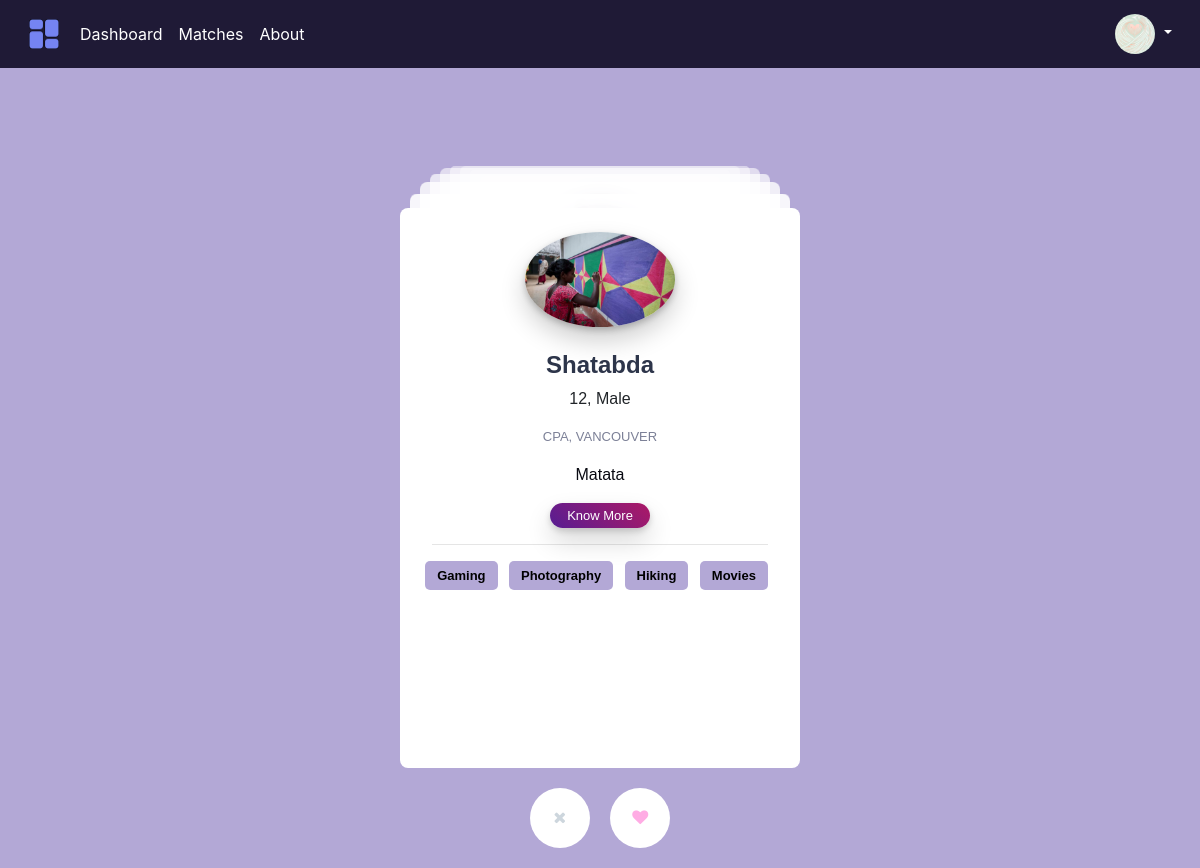
/dashboard, run on the app's committed database.
### tables this page shows
CREATE TABLE users (
                user_id INTEGER PRIMARY KEY AUTOINCREMENT,
                name TEXT,
                birth_date TEXT,
                age INTEGER,
                gender TEXT,
                location TEXT,
                interests TEXT,
                smoking TEXT,
                drinking TEXT,
                zodiac_sign TEXT,
                mbti TEXT,
                profession TEXT,
                height INTEGER,
                bio TEXT,
                profile_pic TEXT
            );

### app.py (the view)
@app.route('/dashboard', methods=['GET', 'POST'])
def dashboard():
    if not is_user_authenticated():
        return redirect(url_for('login'))
    active_user_id = fetch_logged_in_user_id()
    print("User", active_user_id)
    logged_in_user = db.fetch_user(active_user_id)
    print(logged_in_user)
    if logged_in_user is None:
        print("User ID not found. Exiting.")
    print(logged_in_user)
    all_users_df = db.fetch_all_users()
    columns = [
        'user_id', 'name', 'birth_date', 'age', 'gender', 'location',
        'interests', 'smoking', 'drinking', 'zodiac_sign', 'mbti',
        'profession', 'height', 'bio', 'profile_pic'
    ]
    df = pd.DataFrame(all_users_df, columns=columns)
    potential_matches = compute_compatibility_scores(logged_in_user, df)
    recommendations = potential_matches.head(25).to_dict(orient='records')
    for recommendation in recommendations:
        if isinstance(recommendation.get('interests'), str):
            recommendation['interests'] = [interest.strip() for interest in recommendation['interests'].split(',')]
    return render_template('dashboard.html', recommendations=recommendations)

### app.py (called while the page is built)
def fetch_logged_in_user_id():
    return fetch_active_user()

@app.context_processor
def inject_user_id_image():
    logged_in_user = db.fetch_user(fetch_logged_in_user_id())
    if logged_in_user:
        user_profile_pic_url = f"/static/profile_pics/{logged_in_user.profile_pic}" if logged_in_user.profile_pic else "https://via.placeholder.com/40"
        return dict(fetch_logged_in_user_id=fetch_logged_in_user_id, user_profile_pic_url=user_profile_pic_url)
    return dict(fetch_logged_in_user_id=fetch_logged_in_user_id)

### flaskr/UserDatabase.py (called while the page is built)
    def fetch_all_users(self) -> List[User]:
        conn = sqlite3.connect(self.db_file)
        cursor = conn.cursor()
        cursor.execute('SELECT * FROM users')
        all_users = cursor.fetchall()
        conn.close()
        return all_users

### flaskr/active_user.py (called while the page is built)
def fetch_active_user():
    if not os.path.exists(SESSION_FILE):
        return None
    with open(SESSION_FILE, 'r') as file:
        user_id = file.read().strip()
    return user_id if user_id else None

def is_user_authenticated():
    return fetch_active_user() is not None

### flaskr/matching_algorithm.py (called while the page is built)
def get_mbti_score(mbti1, mbti2):
    preferred_matches = MBTI_PAIRS.get(mbti1, [])
    return 1.0 if mbti2 in preferred_matches else 0.0

def get_zodiac_compatibility(zodiac1, zodiac2):
    return ZODIAC_COMPATIBILITY.get((zodiac1, zodiac2),
                                    ZODIAC_COMPATIBILITY.get((zodiac2, zodiac1), 0.0))

def get_smoking_score(smoking1, smoking2):
    return 1.0 if smoking1 == smoking2 else 0.0

def get_drinking_score(drinking1, drinking2):
    return 1.0 if drinking1 == drinking2 else 0.0

### templates/dashboard.html (shortened to what this page needs)
<!DOCTYPE html>
<html lang="en">
<head>
    <link rel="stylesheet" href="/static/dashboard.css">
    <link rel="stylesheet" href="https://cdnjs.cloudflare.com/ajax/libs/font-awesome/4.7.0/css/font-awesome.min.css">
    <link rel="stylesheet" href="https://cdn.jsdelivr.net/npm/bootstrap@4.3.1/dist/css/bootstrap.min.css">
</head>
<body style="overflow-x: hidden">
{% include 'base.html' %}
    <div class="tinder">
        <div class="tinder--cards">
            {% for recommendation in recommendations %}
                <div class="tinder--card" data-user-id="{{ recommendation.user_id }}">
                    <img class="thumbnail" src="/static/profile_pics/{{recommendation.profile_pic}}" width="150" alt="Image for {{ recommendation.title }}">
                    <h3 class="name">{{ recommendation.name }}</h3>
                    <p class="age">{{ recommendation.age }}, <span style="text-transform: capitalize">{{ recommendation.gender }}</span></p>
                    <p class="title">{{ recommendation.profession }}, <span style="text-transform: uppercase">{{ recommendation.location }}</span></p>
                    <p class="description">{{ recommendation.bio }}</p>
                    <button type="button" class="btn_know_more">
                        <a class="btn_link" href="/profile/{{ recommendation.user_id }}">
                            Know More
                        </a>
                    </button>
                    <hr style="font-weight: bolder; margin: 1em 2em; color:#b3a8d6ff">
                    <ul class="unordered">
                        {% for interest in recommendation.interests %}
                            <li class="listitem">{{ interest }}</li>
                        {% endfor %}
                    </ul>
	            </div>
            {% endfor %}
        </div>
        <div class="tinder--buttons">
            <button id="nope"><i class="fa fa-remove"></i></button>
            <button id="love"><i class="fa fa-heart"></i></button>
        </div>
    </div>
</body>
</html>

### static/dashboard.css (style rules this page uses)
*, *:before, *:after { box-sizing: border-box; padding: 0; margin: 0; }
body .tinder { background: #b3a8d6ff; overflow: hidden; font-family: sans-serif; }
.tinder { width: 100vw; height: 100vh; overflow: hidden; display: flex; flex-direction: column; position: relative; opacity: 0; transition: opacity 0.1s ease-in-out; }
.loaded.tinder { opacity: 1; }
.tinder--cards { flex-grow: 1; padding-top: 40px; text-align: center; display: flex; justify-content: center; align-items: flex-end; z-index: 1; }
.tinder--card { display: inline-block; width: 90vw; max-width: 400px; height: 70vh; background: #FFFFFF; padding-bottom: 40px; border-radius: 8px; overflow: hidden; position: absolute; will-change: transform; transition: all 0.3s ease-in-out; cursor: -webkit-grab; cursor: -moz-grab; cursor: grab; }
.tinder--buttons { flex: 0 0 100px; text-align: center; padding-top: 20px; }
.tinder--buttons button { border-radius: 50%; line-height: 60px; width: 60px; border: 0; background: #FFFFFF; display: inline-block; margin: 0 8px; }
.fa-heart { color: #FFACE4; }
.fa-remove { color: #CDD6DD; }
.thumbnail { display: flex; margin: 1.5em auto; border-radius: 100%; box-shadow: 0 13px 26px rgba(0, 0, 0, 0.2), 0 3px 6px rgba(0, 0, 0, 0.2); }
.name { color: #2D354A; font-size: 24px; font-weight: 600; text-align: center; }
.title { color: #7C8097; font-weight: 300; font-size: 13px; text-align: center; }
.description { color: #080911; font-size: 1em; font-weight: 300; text-align: center; margin: 1em 1em; }
.btn_know_more { color: #fff; width: 100px; font-size: 13px; height: 25px; outline: none; border: none; display: block; cursor: pointer; font-weight: 300; margin-left: auto; margin-right: auto; border-radius: 70px; box-shadow: 0 13px 26px rgba(0, 0, 0, 0.16), 0 3px 6px rgba(0, 0, 0, 0.16); background: linear-gradient(45deg, rgba(87, 29, 146, 1) 0%, rgba(172, 25, 102, 1) 100%); }
.unordered { list-style-type: none; margin: 0; padding: 0; }
.unordered .listitem { color: black; border-radius: 5px; background: #b3a8d6ff; display: inline-block; font-size: 13px; font-weight: bold; margin: 0 7px 7px 0; padding: 5px 12px; text-transform: capitalize; }
.btn_link { text-decoration: none; color: white; }

### data on the page
users: profile_pic (picture), name "Shatabda", age "12", gender "Male", profession "CPA", location "VANCOUVER", bio "Matata", interests "Gaming" "Photography" "Hiking" "Movies"
